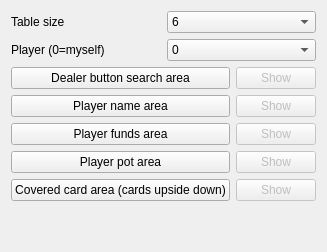
          <widget class="QWidget" name="players_tab">
           <attribute name="title">
            <string>Players</string>
           </attribute>
           <layout class="QGridLayout" name="gridLayout_5">
            <item row="0" column="0">
             <layout class="QGridLayout" name="gridLayout">
              <item row="1" column="0">
               <layout class="QHBoxLayout" name="horizontalLayout_12">
                <item>
                 <widget class="QLabel" name="label_2">
                  <property name="text">
                   <string>Player (0=myself)</string>
                  </property>
                 </widget>
                </item>
                <item>
                 <widget class="QComboBox" name="current_player">
                  <property name="toolTip">
                   <string>0 is the bot, then clockwise the other players. If max player is 6, you only need to populate Player 0 to 5</string>
                  </property>
                  <item>
                   <property name="text">
                    <string>0</string>
                   </property>
                  </item>
                  <item>
                   <property name="text">
                    <string>1</string>
                   </property>
                  </item>
                  <item>
                   <property name="text">
                    <string>2</string>
                   </property>
                  </item>
                  <item>
                   <property name="text">
                    <string>3</string>
                   </property>
                  </item>
                  <item>
                   <property name="text">
                    <string>4</string>
                   </property>
                  </item>
                  <item>
                   <property name="text">
                    <string>5</string>
                   </property>
                  </item>
                  <item>
                   <property name="text">
                    <string>6</string>
                   </property>
                  </item>
                  <item>
                   <property name="text">
                    <string>7</string>
                   </property>
                  </item>
                  <item>
                   <property name="text">
                    <string>8</string>
                   </property>
                  </item>
                 </widget>
                </item>
               </layout>
              </item>
              <item row="0" column="0">
               <layout class="QHBoxLayout" name="horizontalLayout_11">
                <item>
                 <widget class="QLabel" name="label">
                  <property name="text">
                   <string>Table size</string>
                  </property>
                 </widget>
                </item>
                <item>
                 <widget class="QComboBox" name="max_players">
                  <property name="toolTip">
                   <string>Select the amount of players on the table</string>
                  </property>
                  <item>
                   <property name="text">
                    <string>6</string>
                   </property>
                  </item>
                  <item>
                   <property name="text">
                    <string>2</string>
                   </property>
                  </item>
                  <item>
                   <property name="text">
                    <string>3</string>
                   </property>
                  </item>
                  <item>
                   <property name="text">
                    <string>4</string>
                   </property>
                  </item>
                  <item>
                   <property name="text">
                    <string>5</string>
                   </property>
                  </item>
                  <item>
                   <property name="text">
                    <string>7</string>
                   </property>
                  </item>
                  <item>
                   <property name="text">
                    <string>8</string>
                   </property>
                  </item>
                  <item>
                   <property name="text">
                    <string>9</string>
                   </property>
                  </item>
                 </widget>
                </item>
               </layout>
              </item>
              <item row="8" column="0">
               <spacer name="verticalSpacer">
                <property name="orientation">
                 <enum>Qt::Vertical</enum>
                </property>
                <property name="sizeHint" stdset="0">
                 <size>
                  <width>20</width>
                  <height>40</height>
                 </size>
                </property>
               </spacer>
              </item>
              <item row="2" column="0">
               <layout class="QGridLayout" name="gridLayout_15">
                <item row="0" column="0">
                 <widget class="QPushButton" name="button_search_area">
                  <property name="toolTip">
                   <string>Where the given player would have the button to indicate he is the dealer. </string>
                  </property>
                  <property name="text">
                   <string>Dealer button search area</string>
                  </property>
                 </widget>
                </item>
                <item row="4" column="0">
                 <widget class="QPushButton" name="covered_card_area">
                  <property name="contextMenuPolicy">
                   <enum>Qt::NoContextMenu</enum>
                  </property>
                  <property name="toolTip">
                   <string>Area where the player has the cards, so the bot can detect if he is still in the game</string>
                  </property>
                  <property name="toolTipDuration">
                   <number>9</number>
                  </property>
                  <property name="text">
                   <string>Covered card area (cards upside down)</string>
                  </property>
                 </widget>
                </item>
                <item row="3" column="0">
                 <widget class="QPushButton" name="player_pot_area">
                  <property name="toolTip">
                   <string>Pot of the player</string>
                  </property>
                  <property name="text">
                   <string>Player pot area</string>
                  </property>
                 </widget>
                </item>
                <item row="2" column="0">
                 <widget class="QPushButton" name="player_funds_area">
                  <property name="toolTip">
                   <string>area where the remaining player funds are shown. Use narrow selection and test it by pressing the Recognize number button</string>
                  </property>
                  <property name="text">
                   <string>Player funds area</string>
                  </property>
                 </widget>
                </item>
                <item row="1" column="0">
                 <widget class="QPushButton" name="player_name_area">
                  <property name="text">
                   <string>Player name area</string>
                  </property>
                 </widget>
                </item>
                <item row="0" column="1">
                 <widget class="QPushButton" name="button_search_area_show">
                  <property name="enabled">
                   <bool>false</bool>
                  </property>
                  <property name="text">
                   <string>Show</string>
                  </property>
                 </widget>
                </item>
                <item row="1" column="1">
                 <widget class="QPushButton" name="player_name_area_show">
                  <property name="enabled">
                   <bool>false</bool>
                  </property>
                  <property name="text">
                   <string>Show</string>
                  </property>
                 </widget>
                </item>
                <item row="2" column="1">
                 <widget class="QPushButton" name="player_funds_area_show">
                  <property name="enabled">
                   <bool>false</bool>
                  </property>
                  <property name="text">
                   <string>Show</string>
                  </property>
                 </widget>
                </item>
                <item row="3" column="1">
                 <widget class="QPushButton" name="player_pot_area_show">
                  <property name="enabled">
                   <bool>false</bool>
                  </property>
                  <property name="text">
                   <string>Show</string>
                  </property>
                 </widget>
                </item>
                <item row="4" column="1">
                 <widget class="QPushButton" name="covered_card_area_show">
                  <property name="enabled">
                   <bool>false</bool>
                  </property>
                  <property name="text">
                   <string>Show</string>
                  </property>
                 </widget>
                </item>
               </layout>
              </item>
             </layout>
            </item>
           </layout>
          </widget>
